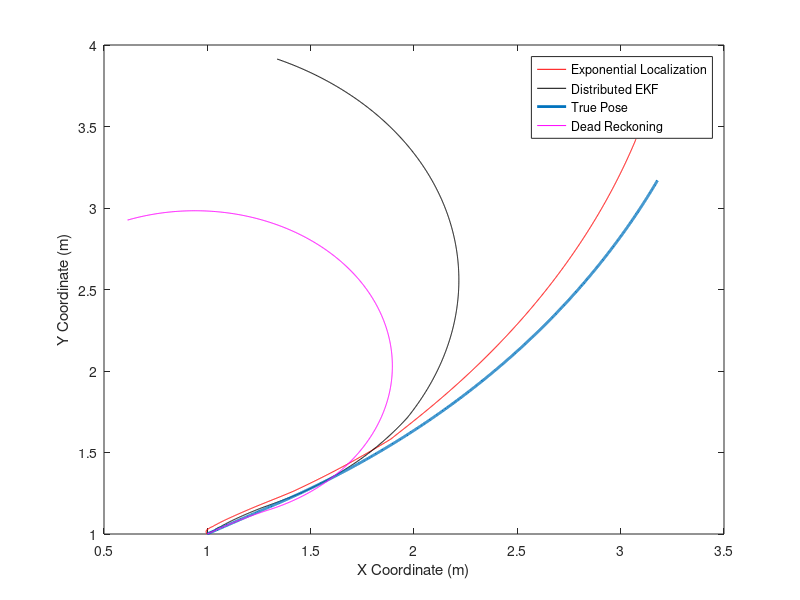
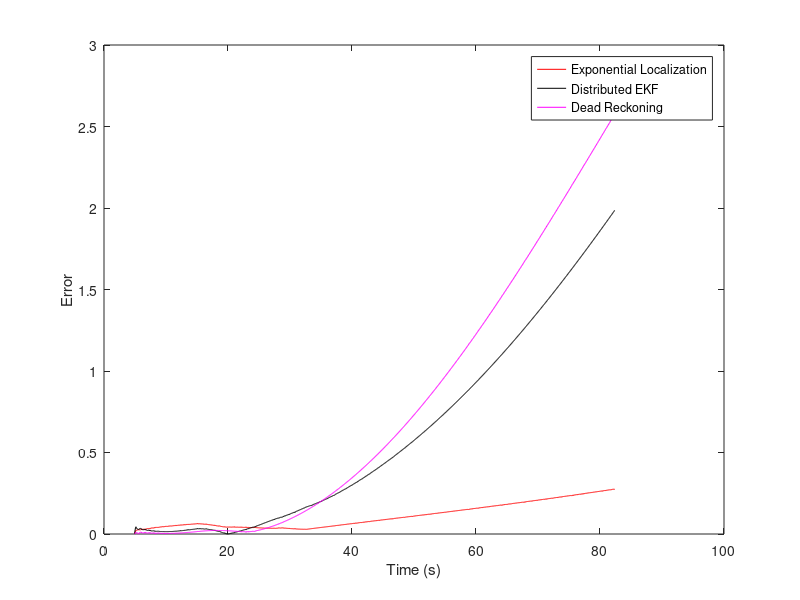

Source code (MATLAB) for these figures, in order:
clear all
close all

expdata1 = load('robot1(mc=0.01).txt');
expdata2 = load('robot2(mc=0.01).txt');

% time, expLx, expLy,expLtheta, EKF_x, EKF_y, EKF_theta, selfGTx, selfGTy,
% selfGTtheta, DRx, DRy, DRtheta

[row1,col1]=size(expdata1);
[row2,col2]=size(expdata2);

figure(1)

title('Robot 1')
plot(expdata1(5:row1,2),expdata1(5:row1,3),'r-') % expL
hold on
plot(expdata1(5:row1,5),expdata1(5:row1,6),'k-')% EKF
plot(expdata1(5:row1,8),expdata1(5:row1,9),'LineWidth',2)% GT
plot(expdata1(5:row1,11),expdata1(5:row1,12),'m')% DR
legend('Exponential Localization','Distributed EKF','True Pose','Dead Reckoning')
xlabel('X Coordinate (m)')
ylabel('Y Coordinate (m)')
% plot error (2 norm) of robot 1

true1 = sqrt(expdata1(5:row1,8).^2+expdata1(5:row1,9).^2);

error1 = sqrt((expdata1(5:row1,2)-expdata1(5:row1,8)).^2 + (expdata1(5:row1,3)-expdata1(5:row1,9)).^2);
1;
error2 = sqrt((expdata1(5:row1,5)-expdata1(5:row1,8)).^2 + (expdata1(5:row1,6)-expdata1(5:row1,9)).^2);

error3 = sqrt((expdata1(5:row1,11)-expdata1(5:row1,8)).^2 + (expdata1(5:row1,12)-expdata1(5:row1,9)).^2);


figure(2)

title('Robot 1 error')
plot(expdata1(5:row1,1),error1,'r') % expLerror
hold on
plot(expdata1(5:row1,1),error2,'k') % EKF error
plot(expdata1(5:row1,1),error3,'m') % DR error
legend('Exponential Localization','Distributed EKF','Dead Reckoning')
xlabel('Time (s)')
ylabel('Error')

